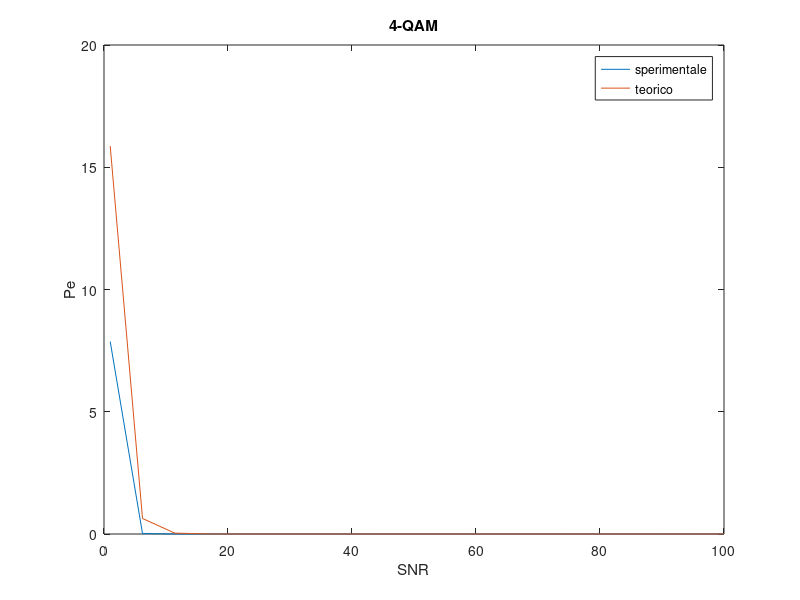
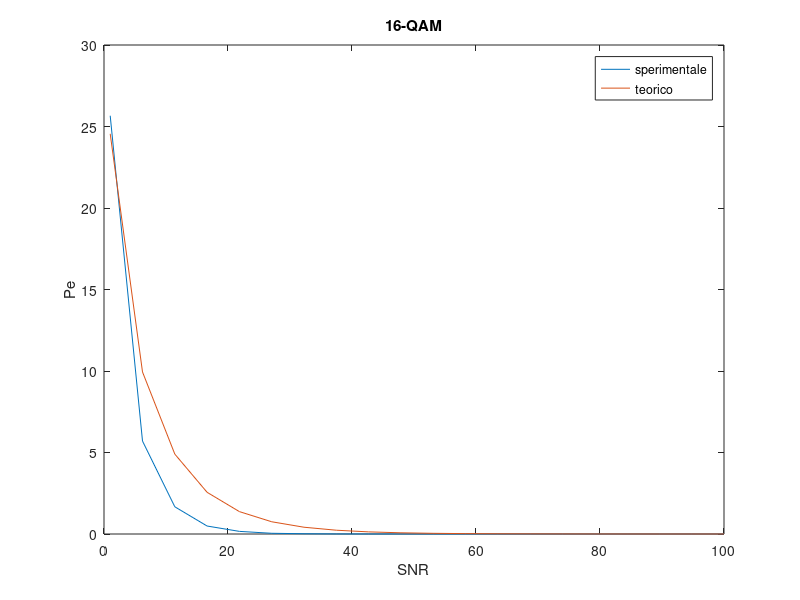
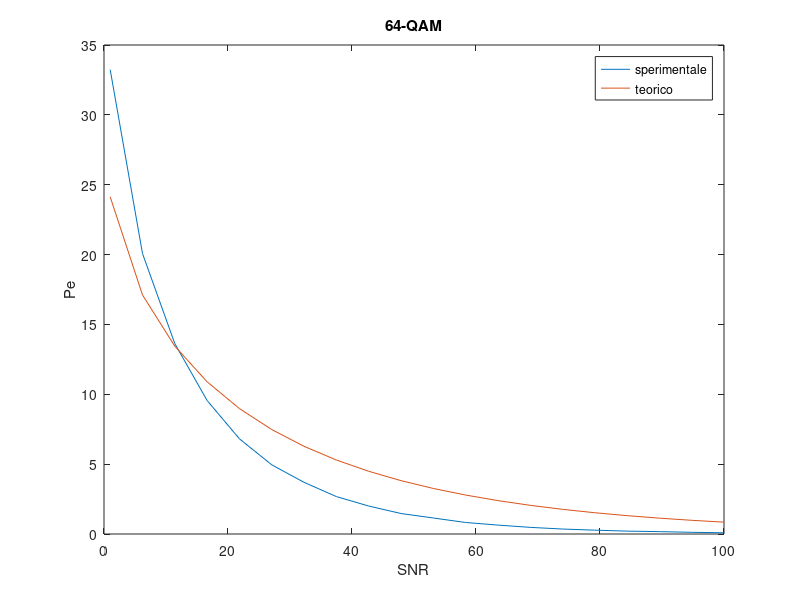

Here is the MATLAB script that generated these plots, in order:
sn = [1.000000, 6.210526, 11.421053, 16.631579, 21.842105, 27.052632, 32.263158, 37.473684, 42.684211, 47.894737, 53.105263, 58.315789, 63.526316, 68.736842, 73.947368, 79.157895, 84.368421, 89.578947, 94.789474, 100.000000, ];
Ps0 = [7.872500, 0.020000, 0.000000, 0.000000, 0.000000, 0.000000, 0.000000, 0.000000, 0.000000, 0.000000, 0.000000, 0.000000, 0.000000, 0.000000, 0.000000, 0.000000, 0.000000, 0.000000, 0.000000, 0.000000, ];
Pt0 = [15.865525, 0.634964, 0.036308, 0.002269, 0.000148, 0.000010, 0.000001, 0.000000, 0.000000, 0.000000, 0.000000, 0.000000, 0.000000, 0.000000, 0.000000, 0.000000, 0.000000, 0.000000, 0.000000, 0.000000, ];
Ps1 = [25.661250, 5.701250, 1.669500, 0.489000, 0.161000, 0.044000, 0.016750, 0.004500, 0.000500, 0.001250, 0.000250, 0.000000, 0.000000, 0.000000, 0.000000, 0.000000, 0.000000, 0.000000, 0.000000, 0.000000, ];
Pt1 = [24.552032, 9.939964, 4.901124, 2.556729, 1.372909, 0.750588, 0.415455, 0.232048, 0.130511, 0.073808, 0.041928, 0.023906, 0.013674, 0.007842, 0.004508, 0.002596, 0.001498, 0.000866, 0.000501, 0.000290, ];
Ps2 = [33.230833, 20.071333, 13.625000, 9.554167, 6.813833, 4.951833, 3.698000, 2.680333, 2.002833, 1.467167, 1.146333, 0.824833, 0.637500, 0.475833, 0.355667, 0.275333, 0.206500, 0.169333, 0.121500, 0.087167, ];
Pt2 = [24.128398, 17.108171, 13.441095, 10.893811, 8.977446, 7.477637, 6.275596, 5.296739, 4.490468, 3.820617, 3.260356, 2.789225, 2.391292, 2.053942, 1.767056, 1.522431, 1.313353, 1.134293, 0.980664, 0.848643, ];figure;
 plot(sn, Ps0);
hold on;
plot(sn,Pt0);
hold off;
title('4-QAM');legend('sperimentale','teorico');xlabel('SNR');ylabel('Pe');figure;
 plot(sn, Ps1);
hold on;
plot(sn,Pt1);
hold off;
title('16-QAM');legend('sperimentale','teorico');xlabel('SNR');ylabel('Pe');figure;
 plot(sn, Ps2);
hold on;
plot(sn,Pt2);
hold off;
title('64-QAM');legend('sperimentale','teorico');xlabel('SNR');ylabel('Pe');
